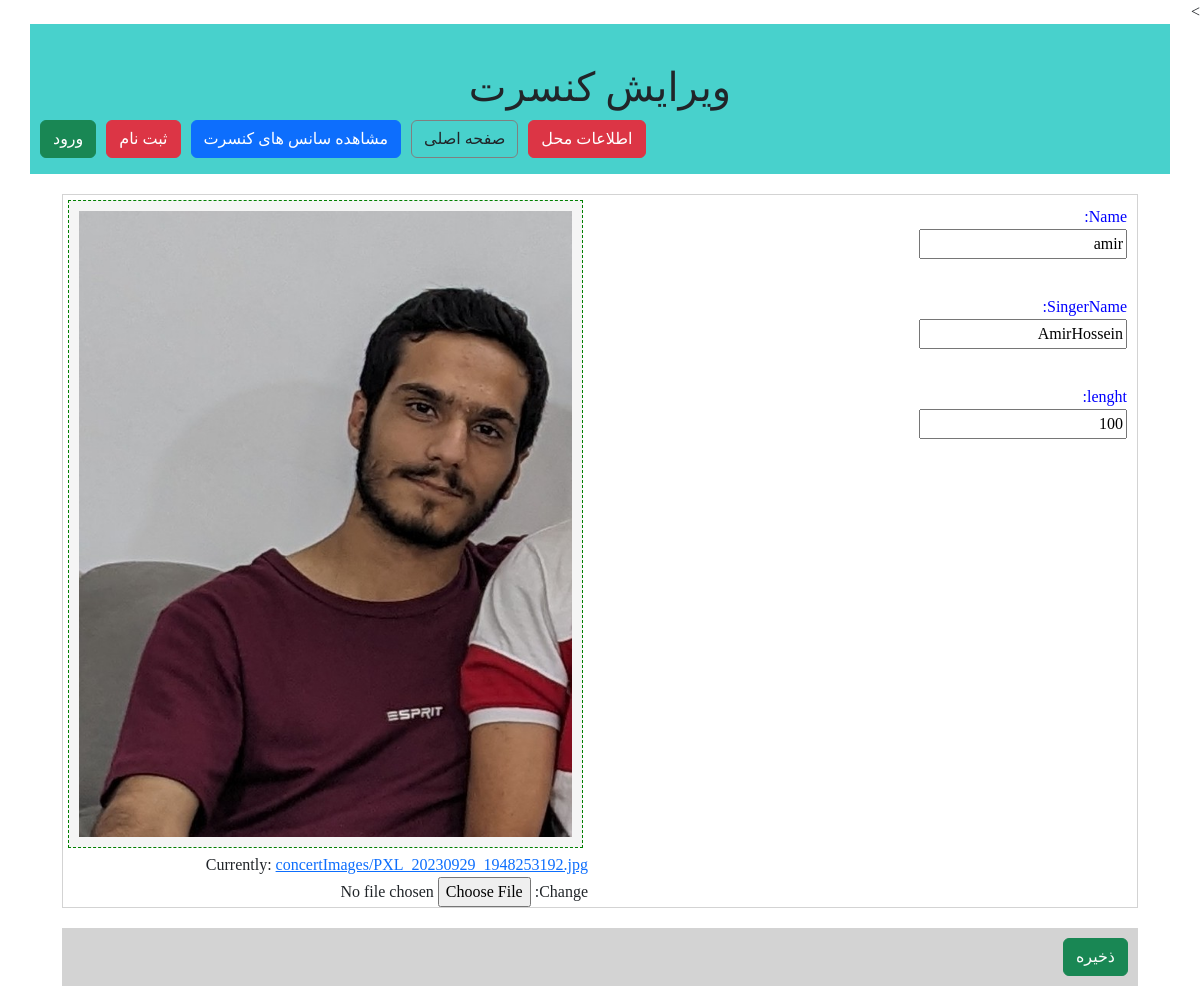
The app's page /ticketSales/concertEdit/1 with its own data.
### ticketSales/models.py (models this page shows, shortened)
class concertModel (models.Model):
    Name=models.CharField(max_length=100,verbose_name="نام کنسرت",null=True)
    SingerName=models.CharField(max_length=100 ,verbose_name="خواننده",null=True)
    lenght=models.IntegerField(verbose_name="مدت زمان",null=True)
    Poster=models.ImageField(upload_to="concertImages/",null=True,verbose_name="پوستر")

### ticketSales/views.py (the view)
# urls.py: path('concertEdit/<int:concert_id>', concertEditView)
def concertEditView(request,concert_id):
     concert = concertModel.objects.get(pk=concert_id)
     if request.method == "POST":
          concertForm = ConcertForm(request.POST,request.FILES ,instance=concert)
          if concertForm.is_valid():
               concertForm.save()
               return HttpResponseRedirect(reverse(ticketSales.views.concertListViews))
     else:
        concertForm = ConcertForm(instance=concert)
     context = {
          "concertForm" : concertForm,
          "PosterImage":concert.Poster,
     }
     return render(request, "ticketSales/concertEdit.html",context)

### ticketSales/forms.py
class ConcertForm(forms.ModelForm):
    class Meta:
        model=concertModel
        fields=['Name','SingerName','lenght','Poster']

### ticketSales/templates/ticketSales/concertEdit.html (shortened to what this page needs)
{% extends "ticketSales/layout.html" %}
{% block titlepage %}
     ویرایش کنسرت
{% endblock%}
{% block mainContent %}
    <form action="" method="POST" enctype="multipart/form-data">
        <div class="mainborder">
            <div class="row">
                <div class="col-md-6">
                    <p class="mylable">Name: {{ concertForm.Name }}</p>
                    <p class="mylable">SingerName: {{ concertForm.SingerName }}</p>
                    <p class="mylable">lenght: {{ concertForm.lenght }}</p>
                </div>
                <div  class="col-md-6">
                   <div class="imageBox">
                       <img src="{{ PosterImage.url }}">
                   </div>
                    {{ concertForm.Poster }}
                </div>
            </div>
        </div>
        <div class="bottonborder">
            <button type="submit" class="btn btn-success">ذخیره</button>
        </div>
    </form>
{% endblock%}

### ticketSales/static/ticketSales/css/style.css (style rules this page uses)
body { font-family: 'IranSanse' !important; }
.imageBox { margin: 5px; background-color: whitesmoke; text-align: center; font-size: 15px; border:1px dashed green; padding:10px }
.imageBox img { width: 100%; height: auto; }
.mainborder { border:1px solid lightgray; margin: 20px; }
p { padding: 10px; }
.mylable { color: blue; width: 100px; }
.bottonborder { background-color: lightgray; direction: rtl; margin: 20px; padding: 10px; }

### records on screen
concertModel: Name "amir", SingerName "AmirHossein", lenght "100"
